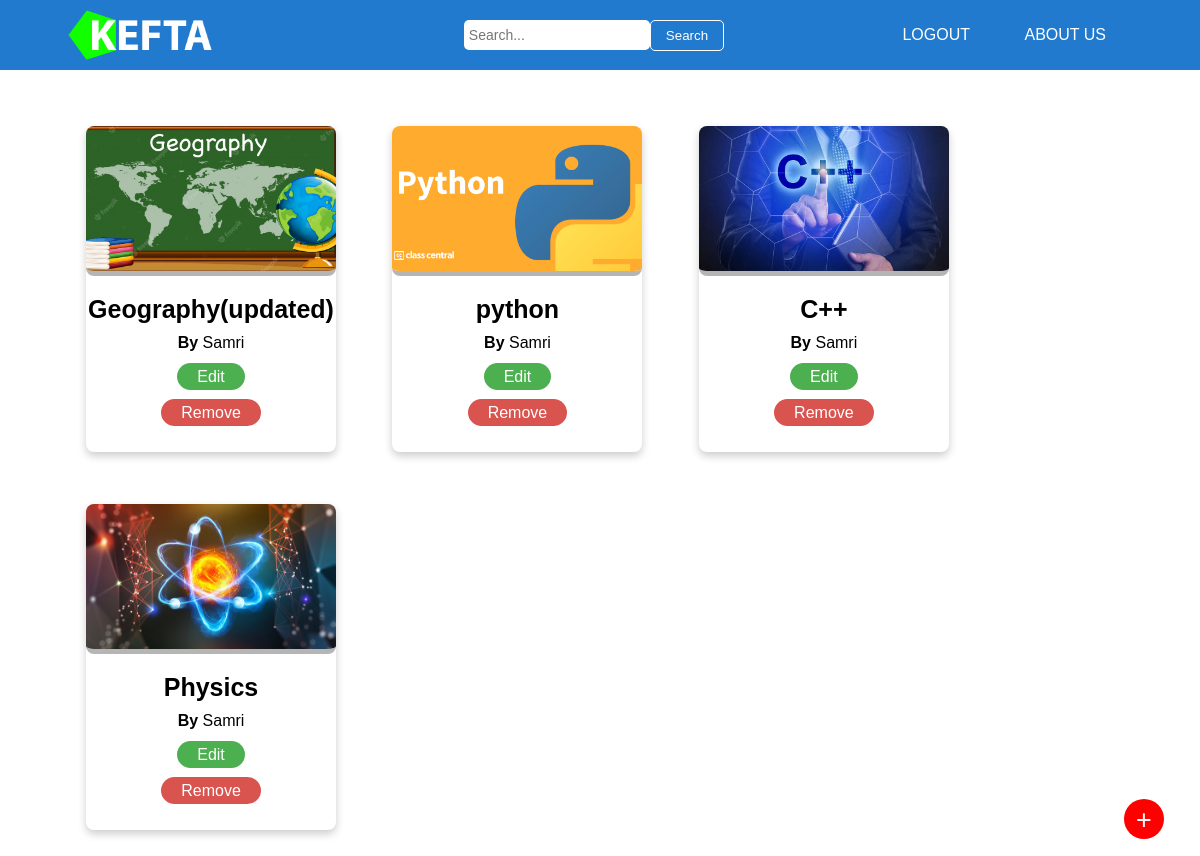
/class (signed in), run on an earlier commit of the app's database.
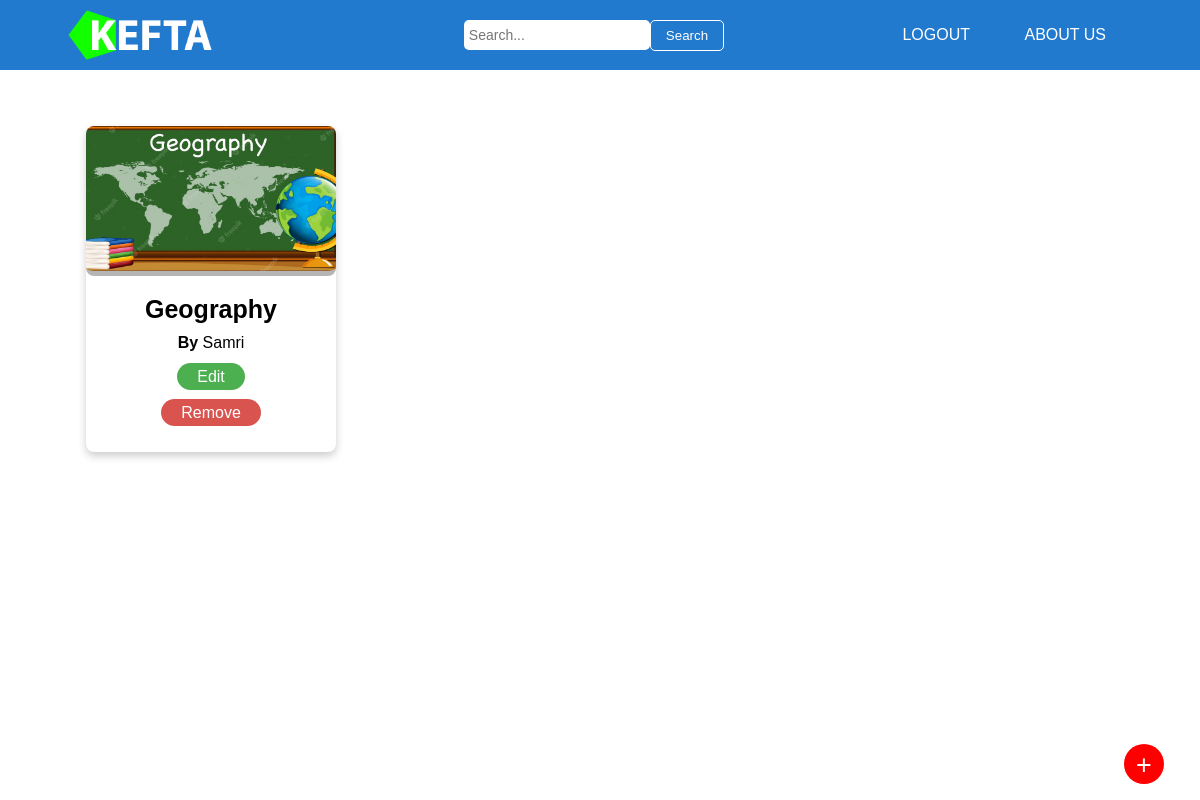
And on a later commit of the database.
### models/class_.py (models this page shows, shortened)
class Class(db.Model):
    id = db.Column(db.String(60), primary_key=True, default=generate_uuid)
    name = db.Column(db.String(60), nullable=False)
    teacher_id = db.Column(db.String(60), db.ForeignKey('teacher.id'),
                           nullable=False)
    created_at = db.Column(db.DateTime, nullable=False,
                           default=datetime.utcnow)
    updated_at = db.Column(db.DateTime, nullable=False,
                           default=datetime.utcnow)
    image_name = db.Column(db.String(60), nullable=False)
    exams = db.relationship('Exam', backref='class', lazy=True,
                            cascade="all, delete-orphan")

### models/teacher.py (models this page shows, shortened)
class Teacher(db.Model, UserMixin):
    id = db.Column(db.String(60), primary_key=True, default=generate_uuid)
    first_name = db.Column(db.String(60), nullable=False)
    last_name = db.Column(db.String(60), nullable=False)
    email = db.Column(db.String(60), unique=True, nullable=False)
    password = db.Column(db.String(80), nullable=False)
    created_at = db.Column(db.DateTime, nullable=False,
                           default=datetime.utcnow)
    updated_at = db.Column(db.DateTime, nullable=False,
                           default=datetime.utcnow)
    classes = db.relationship('Class', backref='teacher', lazy=True,
                              cascade="all, delete-orphan")

### views/classes.py (the view)
@classes.route('/class', methods=['GET', 'POST'])
@login_required
def class_s():
    all_class = Class.query.all()
    all_teachers = Teacher.query.all()
    return render_template('class.html', user=current_user,
                           classes=all_class, teachers=all_teachers)

### app.py (called while the page is built)
@app.teardown_appcontext
def teardown_handler(self):
    db.session.remove()

### templates/class.html (shortened to what this page needs)
{% extends "base.html" %}
{% block style %}
<link rel="stylesheet" type="text/css" href="../static/css/class.css">
{% endblock %}
{% block content%}
	{% for class in classes %}
		<div class="class-card" onclick="examList('{{ class.id }}')">
			<img src="../static/user-data/{{ class.image_name }}" alt="" style="width:100% ">
			<h1>{{ class.name }}</h1>
			<p><b>By </b> {{ class.teacher.first_name }}</p>
			{% if class.teacher.id == user.id or user.email == 'admin@admin.com' %}
				<a onclick="editClass('{{class.id}}'); event.stopPropagation();" class="edit_btn">Edit</a>
				<br><br>
				<a onclick="deleteClass('{{class.id}}'); event.stopPropagation();" class="remove_btn">Remove</a>
			{% else %}
				<a href="" class="fake">q</a>
				<br><br>
				<a href="" class="fake">q</a>
			{% endif %}
		</div>
	{% endfor %}
	{% if user.__class__.__name__ == 'Teacher' and user.email != 'admin@admin.com' %}
		<div class="add_button">
			<a href="/add_class">
				<p>+</p>
			</a>
		</div>
	{% endif %}
{% endblock %}

### templates/base.html (shortened to what this page needs)
<!DOCTYPE html>
<html>
<head>
	<link rel="stylesheet" type="text/css" href="../static/css/common.css">
	{% block style %}{% endblock %}
	<link rel="stylesheet" href="">
</head>
<body>
	<header>
		<nav class="navbar">
			<div class="navbar-logo">
				<a href="/"><img src="../static/images/logo0.png"></a>
			</div>
			{% if true %}
			<form>
				<div class="navbar-search">
					<input id="search-word" type="" name="search-word" placeholder="Search...">
					<button type="button" id="search-btn">Search</button>
				</div>
			</form>
			{% endif %}
			<div class="navbar-buttons">
				{% if user.is_authenticated %}
				<a href="/logout">LOGOUT</a>
				{% endif %}
				<a href="#about-dev">ABOUT US</a>
			</div>
		</nav>
	</header>
	<main>
		<div class="container">
			{% block content %} {% endblock %}
		</div>
	</main>
</body>
</html>

### static/css/common.css (style rules this page uses)
* { padding: 0; margin: 0; box-sizing: border-box; font-family: sans-serif; }
:root { --color1: #1F6EBB; --color2: #6998C7; --color3: #227ACF; --color4: #4890D5; --color5: #0E3255; }
html { scroll-behavior: smooth; }
header { position: fixed; width: 100%; top: 0; margin: 0; }
.navbar { display: flex; align-items: center; justify-content: space-between; background: var(--color3); padding: 10px; width: 100%; }
.navbar-logo { height: 50px; }
.navbar-logo img { height: 50px; padding-left: 40%; }
.navbar-search { display: flex; padding-left: 30%; }
.navbar-search input { height: 30px; font-size: 14px; border-radius: 5px; border: none; outline: none; padding-left: 5px; }
.navbar-search button { background: var(--color3); border-radius: 5px; color: white; border: solid white 1px; padding: 7px 15px; cursor: pointer; }
.navbar-buttons { padding-right: 5%; }
.navbar-buttons a { color: white; margin: 0 10px; text-decoration: none; padding: 26px 15px; }
main .container { padding-top: 100px; margin-left: 10%; margin-right: 10%; }

### static/css/class.css (style rules this page uses)
* { padding: 0; margin: 0; box-sizing: border-box; font-family: sans-serif; }
:root { --color1: #1F6EBB; --color2: #6998C7; --color3: #227ACF; --color4: #4890D5; --color5: #0E3255; }
main .container { padding-top: 100px; margin-left: 5%; margin-right: 0%; }
.container .class-card { margin: 26px; display: inline-block; width: 250px; text-align: center; box-shadow: 0 4px 8px 0 rgba(0, 0, 0, 0.2); border-radius: 8px; transition: all 0.5s; padding-bottom: 30px; }
.container .class-card img { object-fit: cover; width: auto; height: 150px; border-bottom: solid 5px rgb(10, 10, 15, 0.3); border-radius: 8px; }
.container .class-card h1 { margin-top: 15px; font-size: 25px; }
.container .class-card p { padding-top: 10px; padding-bottom: 16px; }
.container a { color: black; }
.container .class-card .edit_btn { text-decoration: none; background: #4CAF50; border-radius: 18px; padding: 5px 20px 5px 20px; color: white; margin-bottom: 50px; z-index: 1; }
.container .class-card .remove_btn { text-decoration: none; background: #D9534F; border-radius: 18px; padding: 5px 20px 5px 20px; color: white; z-index: 1; }
.container .add_button a { bottom: 2%; z-index: 2; right: 3%; position: fixed; float: right; background: red; width: 40px; height: 40px; border-radius: 50%; text-align: center; color: white; text-decoration: none; font-size: 27px; }
.container .add_button a p { padding-top: 6px; }

What changed in the data, as far as the page shows it:
removed Class: image_name (picture), name "python", teacher.first_name "Samri"
removed Class: image_name (picture), name "C++", teacher.first_name "Samri"
removed Class: image_name (picture), name "Physics", teacher.first_name "Samri"
changed Class "Samri": name "Geography(updated)" → "Geography"
